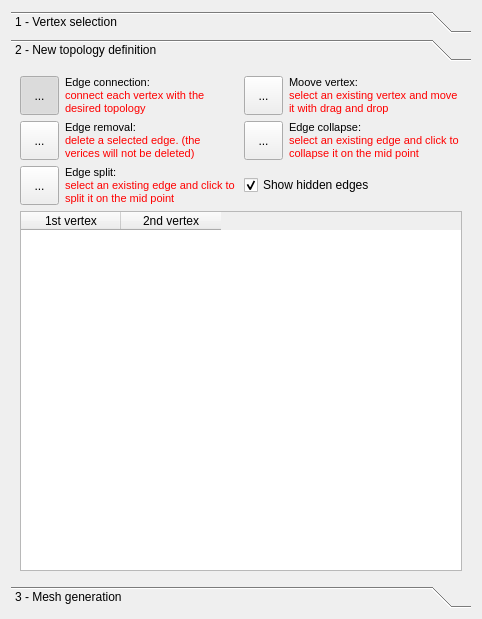
<ui version="4.0" >
 <class>edit_topodialog</class>
 <widget class="QWidget" name="edit_topodialog" >
  <property name="geometry" >
   <rect>
    <x>0</x>
    <y>0</y>
    <width>482</width>
    <height>619</height>
   </rect>
  </property>
  <property name="windowTitle" >
   <string>Form</string>
  </property>
  <layout class="QHBoxLayout" name="horizontalLayout" >
   <item>
    <widget class="QToolBox" name="toolBox" >
     <property name="minimumSize" >
      <size>
       <width>50</width>
       <height>50</height>
      </size>
     </property>
     <property name="font" >
      <font>
       <family>MS Shell Dlg 2</family>
       <pointsize>9</pointsize>
       <weight>50</weight>
       <italic>false</italic>
       <bold>false</bold>
       <underline>false</underline>
       <strikeout>false</strikeout>
      </font>
     </property>
     <property name="currentIndex" >
      <number>1</number>
     </property>
     <widget class="QWidget" name="pageVertexSelect" >
      <property name="geometry" >
       <rect>
        <x>0</x>
        <y>0</y>
        <width>464</width>
        <height>514</height>
       </rect>
      </property>
      <attribute name="label" >
       <string>1 - Vertex selection</string>
      </attribute>
      <layout class="QGridLayout" name="gridLayout_2" >
       <item row="0" column="0" >
        <widget class="QToolButton" name="ButtonSelectVertexFree" >
         <property name="minimumSize" >
          <size>
           <width>39</width>
           <height>39</height>
          </size>
         </property>
         <property name="toolTip" >
          <string>&lt;!DOCTYPE HTML PUBLIC "-//W3C//DTD HTML 4.0//EN" "http://www.w3.org/TR/REC-html40/strict.dtd">
&lt;html>&lt;head>&lt;meta name="qrichtext" content="1" />&lt;style type="text/css">
p, li { white-space: pre-wrap; }
&lt;/style>&lt;/head>&lt;body style=" font-family:'MS Shell Dlg 2'; font-size:9pt; font-weight:400; font-style:normal;">
&lt;p style=" margin-top:0px; margin-bottom:0px; margin-left:0px; margin-right:0px; -qt-block-indent:0; text-indent:0px; font-size:8pt;">Free vertex selection&lt;/p>&lt;/body>&lt;/html></string>
         </property>
         <property name="text" >
          <string>...</string>
         </property>
         <property name="icon" >
          <iconset>
           <normaloff>://images/1-Free_V_Select.png</normaloff>://images/1-Free_V_Select.png</iconset>
         </property>
         <property name="iconSize" >
          <size>
           <width>24</width>
           <height>24</height>
          </size>
         </property>
         <property name="checkable" >
          <bool>true</bool>
         </property>
         <property name="checked" >
          <bool>true</bool>
         </property>
         <property name="autoExclusive" >
          <bool>true</bool>
         </property>
        </widget>
       </item>
       <item row="0" column="1" >
        <widget class="QLabel" name="label_6" >
         <property name="text" >
          <string>&lt;!DOCTYPE HTML PUBLIC "-//W3C//DTD HTML 4.0//EN" "http://www.w3.org/TR/REC-html40/strict.dtd">
&lt;html>&lt;head>&lt;meta name="qrichtext" content="1" />&lt;style type="text/css">
p, li { white-space: pre-wrap; }
&lt;/style>&lt;/head>&lt;body style=" font-family:'MS Shell Dlg 2'; font-size:9pt; font-weight:400; font-style:normal;">
&lt;p style=" margin-top:0px; margin-bottom:0px; margin-left:0px; margin-right:0px; -qt-block-indent:0; text-indent:0px; font-size:8pt;">&lt;span style=" color:#000000;">Free vertex selection:&lt;/span>&lt;/p>
&lt;p style=" margin-top:0px; margin-bottom:0px; margin-left:0px; margin-right:0px; -qt-block-indent:0; text-indent:0px; font-size:8pt; color:#ff0000;">freely select a vertex for the new mesh over the existing one&lt;/p>&lt;/body>&lt;/html></string>
         </property>
         <property name="wordWrap" >
          <bool>true</bool>
         </property>
        </widget>
       </item>
       <item row="0" column="2" >
        <widget class="QToolButton" name="ButtonSelectVertex" >
         <property name="minimumSize" >
          <size>
           <width>39</width>
           <height>39</height>
          </size>
         </property>
         <property name="toolTip" >
          <string>&lt;!DOCTYPE HTML PUBLIC "-//W3C//DTD HTML 4.0//EN" "http://www.w3.org/TR/REC-html40/strict.dtd">
&lt;html>&lt;head>&lt;meta name="qrichtext" content="1" />&lt;style type="text/css">
p, li { white-space: pre-wrap; }
&lt;/style>&lt;/head>&lt;body style=" font-family:'MS Shell Dlg 2'; font-size:9pt; font-weight:400; font-style:normal;">
&lt;p style=" margin-top:0px; margin-bottom:0px; margin-left:0px; margin-right:0px; -qt-block-indent:0; text-indent:0px; font-size:8pt;">Existing verices selection&lt;/p>&lt;/body>&lt;/html></string>
         </property>
         <property name="text" >
          <string>...</string>
         </property>
         <property name="icon" >
          <iconset>
           <normaloff>://images/1-Exist_V_Select.png</normaloff>://images/1-Exist_V_Select.png</iconset>
         </property>
         <property name="iconSize" >
          <size>
           <width>24</width>
           <height>24</height>
          </size>
         </property>
         <property name="checkable" >
          <bool>true</bool>
         </property>
         <property name="checked" >
          <bool>false</bool>
         </property>
         <property name="autoExclusive" >
          <bool>true</bool>
         </property>
        </widget>
       </item>
       <item row="0" column="3" >
        <widget class="QLabel" name="label_11" >
         <property name="text" >
          <string>&lt;!DOCTYPE HTML PUBLIC "-//W3C//DTD HTML 4.0//EN" "http://www.w3.org/TR/REC-html40/strict.dtd">
&lt;html>&lt;head>&lt;meta name="qrichtext" content="1" />&lt;style type="text/css">
p, li { white-space: pre-wrap; }
&lt;/style>&lt;/head>&lt;body style=" font-family:'MS Shell Dlg 2'; font-size:9pt; font-weight:400; font-style:normal;">
&lt;p style=" margin-top:0px; margin-bottom:0px; margin-left:0px; margin-right:0px; -qt-block-indent:0; text-indent:0px; font-size:8pt;">&lt;span style=" color:#000000;">Existing vertex selection: &lt;/span>&lt;/p>
&lt;p style=" margin-top:0px; margin-bottom:0px; margin-left:0px; margin-right:0px; -qt-block-indent:0; text-indent:0px; font-size:8pt; color:#ff0000;">select a vertex from the original mesh vertices&lt;/p>&lt;/body>&lt;/html></string>
         </property>
         <property name="wordWrap" >
          <bool>true</bool>
         </property>
        </widget>
       </item>
       <item row="1" column="0" >
        <widget class="QToolButton" name="ButtonDeSelectVertex" >
         <property name="toolTip" >
          <string>&lt;!DOCTYPE HTML PUBLIC "-//W3C//DTD HTML 4.0//EN" "http://www.w3.org/TR/REC-html40/strict.dtd">
&lt;html>&lt;head>&lt;meta name="qrichtext" content="1" />&lt;style type="text/css">
p, li { white-space: pre-wrap; }
&lt;/style>&lt;/head>&lt;body style=" font-family:'MS Shell Dlg 2'; font-size:9pt; font-weight:400; font-style:normal;">
&lt;p style=" margin-top:0px; margin-bottom:0px; margin-left:0px; margin-right:0px; -qt-block-indent:0; text-indent:0px;">Selected vertices eraser&lt;/p>&lt;/body>&lt;/html></string>
         </property>
         <property name="text" >
          <string>...</string>
         </property>
         <property name="icon" >
          <iconset>
           <normaloff>://images/1-Vertex_remove.png</normaloff>://images/1-Vertex_remove.png</iconset>
         </property>
         <property name="iconSize" >
          <size>
           <width>32</width>
           <height>32</height>
          </size>
         </property>
         <property name="checkable" >
          <bool>true</bool>
         </property>
         <property name="autoExclusive" >
          <bool>true</bool>
         </property>
        </widget>
       </item>
       <item row="1" column="1" >
        <widget class="QLabel" name="label_12" >
         <property name="text" >
          <string>&lt;!DOCTYPE HTML PUBLIC "-//W3C//DTD HTML 4.0//EN" "http://www.w3.org/TR/REC-html40/strict.dtd">
&lt;html>&lt;head>&lt;meta name="qrichtext" content="1" />&lt;style type="text/css">
p, li { white-space: pre-wrap; }
&lt;/style>&lt;/head>&lt;body style=" font-family:'MS Shell Dlg 2'; font-size:9pt; font-weight:400; font-style:normal;">
&lt;p style=" margin-top:0px; margin-bottom:0px; margin-left:0px; margin-right:0px; -qt-block-indent:0; text-indent:0px; font-size:8pt;">&lt;span style=" color:#000000;">Vertex removal: &lt;/span>&lt;/p>
&lt;p style=" margin-top:0px; margin-bottom:0px; margin-left:0px; margin-right:0px; -qt-block-indent:0; text-indent:0px; font-size:8pt; color:#ff0000;">remove the vertex you whant to delete from the new mesh&lt;/p>&lt;/body>&lt;/html></string>
         </property>
         <property name="wordWrap" >
          <bool>true</bool>
         </property>
        </widget>
       </item>
       <item row="2" column="0" colspan="4" >
        <widget class="QTableWidget" name="Vtable" >
         <property name="maximumSize" >
          <size>
           <width>16777215</width>
           <height>16777215</height>
          </size>
         </property>
         <property name="frameShadow" >
          <enum>QFrame::Plain</enum>
         </property>
         <property name="columnCount" >
          <number>4</number>
         </property>
         <column>
          <property name="text" >
           <string>Vertex Name</string>
          </property>
         </column>
         <column>
          <property name="text" >
           <string>x</string>
          </property>
         </column>
         <column>
          <property name="text" >
           <string>y</string>
          </property>
         </column>
         <column>
          <property name="text" >
           <string>z</string>
          </property>
         </column>
        </widget>
       </item>
       <item row="1" column="2" colspan="2" >
        <widget class="QCheckBox" name="checkBox_2" >
         <property name="text" >
          <string>  Show vertex labels</string>
         </property>
         <property name="checked" >
          <bool>true</bool>
         </property>
        </widget>
       </item>
      </layout>
     </widget>
     <widget class="QWidget" name="pageVertexConnect" >
      <property name="geometry" >
       <rect>
        <x>0</x>
        <y>0</y>
        <width>464</width>
        <height>514</height>
       </rect>
      </property>
      <attribute name="label" >
       <string>2 - New topology definition</string>
      </attribute>
      <layout class="QGridLayout" name="gridLayout_3" >
       <item row="0" column="0" >
        <widget class="QToolButton" name="ButtonConnectVertex" >
         <property name="minimumSize" >
          <size>
           <width>39</width>
           <height>39</height>
          </size>
         </property>
         <property name="toolTip" >
          <string>&lt;!DOCTYPE HTML PUBLIC "-//W3C//DTD HTML 4.0//EN" "http://www.w3.org/TR/REC-html40/strict.dtd">
&lt;html>&lt;head>&lt;meta name="qrichtext" content="1" />&lt;style type="text/css">
p, li { white-space: pre-wrap; }
&lt;/style>&lt;/head>&lt;body style=" font-family:'MS Shell Dlg 2'; font-size:9pt; font-weight:400; font-style:normal;">
&lt;p style=" margin-top:0px; margin-bottom:0px; margin-left:0px; margin-right:0px; -qt-block-indent:0; text-indent:0px; font-size:8pt;">Edge creation by vertex connection&lt;/p>&lt;/body>&lt;/html></string>
         </property>
         <property name="text" >
          <string>...</string>
         </property>
         <property name="icon" >
          <iconset>
           <normaloff>://images/2-Edge_Connect.png</normaloff>://images/2-Edge_Connect.png</iconset>
         </property>
         <property name="iconSize" >
          <size>
           <width>24</width>
           <height>24</height>
          </size>
         </property>
         <property name="checkable" >
          <bool>true</bool>
         </property>
         <property name="checked" >
          <bool>true</bool>
         </property>
         <property name="autoExclusive" >
          <bool>true</bool>
         </property>
        </widget>
       </item>
       <item row="0" column="1" >
        <widget class="QLabel" name="label_10" >
         <property name="text" >
          <string>&lt;!DOCTYPE HTML PUBLIC "-//W3C//DTD HTML 4.0//EN" "http://www.w3.org/TR/REC-html40/strict.dtd">
&lt;html>&lt;head>&lt;meta name="qrichtext" content="1" />&lt;style type="text/css">
p, li { white-space: pre-wrap; }
&lt;/style>&lt;/head>&lt;body style=" font-family:'MS Shell Dlg 2'; font-size:9pt; font-weight:400; font-style:normal;">
&lt;p style=" margin-top:0px; margin-bottom:0px; margin-left:0px; margin-right:0px; -qt-block-indent:0; text-indent:0px; font-size:8pt;">&lt;span style=" color:#000000;">Edge connection:&lt;/span>&lt;/p>
&lt;p style=" margin-top:0px; margin-bottom:0px; margin-left:0px; margin-right:0px; -qt-block-indent:0; text-indent:0px; font-size:8pt; color:#ff0000;">connect each vertex with the desired topology&lt;/p>&lt;/body>&lt;/html></string>
         </property>
         <property name="wordWrap" >
          <bool>true</bool>
         </property>
        </widget>
       </item>
       <item row="0" column="2" >
        <widget class="QToolButton" name="ButtonConnectVertex_2" >
         <property name="minimumSize" >
          <size>
           <width>39</width>
           <height>39</height>
          </size>
         </property>
         <property name="toolTip" >
          <string>&lt;!DOCTYPE HTML PUBLIC "-//W3C//DTD HTML 4.0//EN" "http://www.w3.org/TR/REC-html40/strict.dtd">
&lt;html>&lt;head>&lt;meta name="qrichtext" content="1" />&lt;style type="text/css">
p, li { white-space: pre-wrap; }
&lt;/style>&lt;/head>&lt;body style=" font-family:'MS Shell Dlg 2'; font-size:9pt; font-weight:400; font-style:normal;">
&lt;p style=" margin-top:0px; margin-bottom:0px; margin-left:0px; margin-right:0px; -qt-block-indent:0; text-indent:0px; font-size:8pt;">Select a vertex and then edit its position by dragging it over the original mesh&lt;/p>&lt;/body>&lt;/html></string>
         </property>
         <property name="text" >
          <string>...</string>
         </property>
         <property name="icon" >
          <iconset>
           <normaloff>://images/2-Move_Vertex.png</normaloff>://images/2-Move_Vertex.png</iconset>
         </property>
         <property name="iconSize" >
          <size>
           <width>24</width>
           <height>24</height>
          </size>
         </property>
         <property name="checkable" >
          <bool>true</bool>
         </property>
         <property name="checked" >
          <bool>false</bool>
         </property>
         <property name="autoExclusive" >
          <bool>true</bool>
         </property>
        </widget>
       </item>
       <item row="0" column="3" >
        <widget class="QLabel" name="label_14" >
         <property name="text" >
          <string>&lt;!DOCTYPE HTML PUBLIC "-//W3C//DTD HTML 4.0//EN" "http://www.w3.org/TR/REC-html40/strict.dtd">
&lt;html>&lt;head>&lt;meta name="qrichtext" content="1" />&lt;style type="text/css">
p, li { white-space: pre-wrap; }
&lt;/style>&lt;/head>&lt;body style=" font-family:'MS Shell Dlg 2'; font-size:9pt; font-weight:400; font-style:normal;">
&lt;p style=" margin-top:0px; margin-bottom:0px; margin-left:0px; margin-right:0px; -qt-block-indent:0; text-indent:0px; font-size:8pt;">&lt;span style=" color:#000000;">Moove vertex:&lt;/span>&lt;/p>
&lt;p style=" margin-top:0px; margin-bottom:0px; margin-left:0px; margin-right:0px; -qt-block-indent:0; text-indent:0px; font-size:8pt; color:#ff0000;">select an existing vertex and move it with drag and drop&lt;/p>&lt;/body>&lt;/html></string>
         </property>
         <property name="wordWrap" >
          <bool>true</bool>
         </property>
        </widget>
       </item>
       <item row="1" column="0" >
        <widget class="QToolButton" name="ButtonDeConnectVertex" >
         <property name="minimumSize" >
          <size>
           <width>39</width>
           <height>39</height>
          </size>
         </property>
         <property name="toolTip" >
          <string>&lt;!DOCTYPE HTML PUBLIC "-//W3C//DTD HTML 4.0//EN" "http://www.w3.org/TR/REC-html40/strict.dtd">
&lt;html>&lt;head>&lt;meta name="qrichtext" content="1" />&lt;style type="text/css">
p, li { white-space: pre-wrap; }
&lt;/style>&lt;/head>&lt;body style=" font-family:'MS Shell Dlg 2'; font-size:9pt; font-weight:400; font-style:normal;">
&lt;p style=" margin-top:0px; margin-bottom:0px; margin-left:0px; margin-right:0px; -qt-block-indent:0; text-indent:0px;">Connected edge removal&lt;/p>&lt;/body>&lt;/html></string>
         </property>
         <property name="text" >
          <string>...</string>
         </property>
         <property name="icon" >
          <iconset>
           <normaloff>://images/2-Edge_Removal.png</normaloff>://images/2-Edge_Removal.png</iconset>
         </property>
         <property name="iconSize" >
          <size>
           <width>32</width>
           <height>32</height>
          </size>
         </property>
         <property name="checkable" >
          <bool>true</bool>
         </property>
         <property name="autoExclusive" >
          <bool>true</bool>
         </property>
        </widget>
       </item>
       <item row="1" column="1" >
        <widget class="QLabel" name="label_13" >
         <property name="text" >
          <string>&lt;!DOCTYPE HTML PUBLIC "-//W3C//DTD HTML 4.0//EN" "http://www.w3.org/TR/REC-html40/strict.dtd">
&lt;html>&lt;head>&lt;meta name="qrichtext" content="1" />&lt;style type="text/css">
p, li { white-space: pre-wrap; }
&lt;/style>&lt;/head>&lt;body style=" font-family:'MS Shell Dlg 2'; font-size:9pt; font-weight:400; font-style:normal;">
&lt;p style=" margin-top:0px; margin-bottom:0px; margin-left:0px; margin-right:0px; -qt-block-indent:0; text-indent:0px; font-size:8pt;">&lt;span style=" color:#000000;">Edge removal:&lt;/span>&lt;/p>
&lt;p style=" margin-top:0px; margin-bottom:0px; margin-left:0px; margin-right:0px; -qt-block-indent:0; text-indent:0px; font-size:8pt; color:#ff0000;">delete a selected edge. (the verices will not be deleted)&lt;/p>&lt;/body>&lt;/html></string>
         </property>
         <property name="wordWrap" >
          <bool>true</bool>
         </property>
        </widget>
       </item>
       <item row="1" column="2" >
        <widget class="QToolButton" name="ButtonConnectVertex_4" >
         <property name="minimumSize" >
          <size>
           <width>39</width>
           <height>39</height>
          </size>
         </property>
         <property name="toolTip" >
          <string>&lt;!DOCTYPE HTML PUBLIC "-//W3C//DTD HTML 4.0//EN" "http://www.w3.org/TR/REC-html40/strict.dtd">
&lt;html>&lt;head>&lt;meta name="qrichtext" content="1" />&lt;style type="text/css">
p, li { white-space: pre-wrap; }
&lt;/style>&lt;/head>&lt;body style=" font-family:'MS Shell Dlg 2'; font-size:9pt; font-weight:400; font-style:normal;">
&lt;p style=" margin-top:0px; margin-bottom:0px; margin-left:0px; margin-right:0px; -qt-block-indent:0; text-indent:0px; font-size:8pt;">Select a vertex and then edit its position by dragging it over the original mesh&lt;/p>&lt;/body>&lt;/html></string>
         </property>
         <property name="text" >
          <string>...</string>
         </property>
         <property name="icon" >
          <iconset>
           <normaloff>://images/2-Edge_Collapse.png</normaloff>://images/2-Edge_Collapse.png</iconset>
         </property>
         <property name="iconSize" >
          <size>
           <width>24</width>
           <height>24</height>
          </size>
         </property>
         <property name="checkable" >
          <bool>true</bool>
         </property>
         <property name="checked" >
          <bool>false</bool>
         </property>
         <property name="autoExclusive" >
          <bool>true</bool>
         </property>
        </widget>
       </item>
       <item row="1" column="3" >
        <widget class="QLabel" name="label_15" >
         <property name="text" >
          <string>&lt;!DOCTYPE HTML PUBLIC "-//W3C//DTD HTML 4.0//EN" "http://www.w3.org/TR/REC-html40/strict.dtd">
&lt;html>&lt;head>&lt;meta name="qrichtext" content="1" />&lt;style type="text/css">
p, li { white-space: pre-wrap; }
&lt;/style>&lt;/head>&lt;body style=" font-family:'MS Shell Dlg 2'; font-size:9pt; font-weight:400; font-style:normal;">
&lt;p style=" margin-top:0px; margin-bottom:0px; margin-left:0px; margin-right:0px; -qt-block-indent:0; text-indent:0px; font-size:8pt;">&lt;span style=" color:#000000;">Edge collapse:&lt;/span>&lt;/p>
&lt;p style=" margin-top:0px; margin-bottom:0px; margin-left:0px; margin-right:0px; -qt-block-indent:0; text-indent:0px; font-size:8pt; color:#ff0000;">select an existing edge and click to collapse it on the mid point&lt;/p>&lt;/body>&lt;/html></string>
         </property>
         <property name="wordWrap" >
          <bool>true</bool>
         </property>
        </widget>
       </item>
       <item row="2" column="0" >
        <widget class="QToolButton" name="ButtonConnectVertex_5" >
         <property name="minimumSize" >
          <size>
           <width>39</width>
           <height>39</height>
          </size>
         </property>
         <property name="toolTip" >
          <string>&lt;!DOCTYPE HTML PUBLIC "-//W3C//DTD HTML 4.0//EN" "http://www.w3.org/TR/REC-html40/strict.dtd">
&lt;html>&lt;head>&lt;meta name="qrichtext" content="1" />&lt;style type="text/css">
p, li { white-space: pre-wrap; }
&lt;/style>&lt;/head>&lt;body style=" font-family:'MS Shell Dlg 2'; font-size:9pt; font-weight:400; font-style:normal;">
&lt;p style=" margin-top:0px; margin-bottom:0px; margin-left:0px; margin-right:0px; -qt-block-indent:0; text-indent:0px; font-size:8pt;">Select a vertex and then edit its position by dragging it over the original mesh&lt;/p>&lt;/body>&lt;/html></string>
         </property>
         <property name="text" >
          <string>...</string>
         </property>
         <property name="icon" >
          <iconset>
           <normaloff>://images/2-Edge_Split.png</normaloff>://images/2-Edge_Split.png</iconset>
         </property>
         <property name="iconSize" >
          <size>
           <width>24</width>
           <height>24</height>
          </size>
         </property>
         <property name="checkable" >
          <bool>true</bool>
         </property>
         <property name="checked" >
          <bool>false</bool>
         </property>
         <property name="autoExclusive" >
          <bool>true</bool>
         </property>
        </widget>
       </item>
       <item row="2" column="1" >
        <widget class="QLabel" name="label_16" >
         <property name="text" >
          <string>&lt;!DOCTYPE HTML PUBLIC "-//W3C//DTD HTML 4.0//EN" "http://www.w3.org/TR/REC-html40/strict.dtd">
&lt;html>&lt;head>&lt;meta name="qrichtext" content="1" />&lt;style type="text/css">
p, li { white-space: pre-wrap; }
&lt;/style>&lt;/head>&lt;body style=" font-family:'MS Shell Dlg 2'; font-size:9pt; font-weight:400; font-style:normal;">
&lt;p style=" margin-top:0px; margin-bottom:0px; margin-left:0px; margin-right:0px; -qt-block-indent:0; text-indent:0px; font-size:8pt;">&lt;span style=" color:#000000;">Edge split:&lt;/span>&lt;/p>
&lt;p style=" margin-top:0px; margin-bottom:0px; margin-left:0px; margin-right:0px; -qt-block-indent:0; text-indent:0px; font-size:8pt; color:#ff0000;">select an existing edge and click to split it on the mid point&lt;/p>&lt;/body>&lt;/html></string>
         </property>
         <property name="wordWrap" >
          <bool>true</bool>
         </property>
        </widget>
       </item>
       <item row="2" column="2" colspan="2" >
        <widget class="QCheckBox" name="checkBox_3" >
         <property name="text" >
          <string>Show hidden edges</string>
         </property>
         <property name="checked" >
          <bool>true</bool>
         </property>
        </widget>
       </item>
       <item row="3" column="0" colspan="4" >
        <widget class="QTableWidget" name="Etable" >
         <property name="frameShadow" >
          <enum>QFrame::Plain</enum>
         </property>
         <property name="columnCount" >
          <number>2</number>
         </property>
         <column>
          <property name="text" >
           <string>1st vertex</string>
          </property>
         </column>
         <column>
          <property name="text" >
           <string>2nd vertex</string>
          </property>
         </column>
        </widget>
       </item>
      </layout>
     </widget>
     <widget class="QWidget" name="pageFaceSelect" >
      <property name="geometry" >
       <rect>
        <x>0</x>
        <y>0</y>
        <width>464</width>
        <height>514</height>
       </rect>
      </property>
      <attribute name="label" >
       <string>3 - Mesh generation</string>
      </attribute>
      <layout class="QGridLayout" name="gridLayout" >
       <item row="0" column="0" >
        <widget class="QToolButton" name="ButtonConnectVertex_6" >
         <property name="enabled" >
          <bool>false</bool>
         </property>
         <property name="minimumSize" >
          <size>
           <width>39</width>
           <height>39</height>
          </size>
         </property>
         <property name="toolTip" >
          <string>&lt;!DOCTYPE HTML PUBLIC "-//W3C//DTD HTML 4.0//EN" "http://www.w3.org/TR/REC-html40/strict.dtd">
&lt;html>&lt;head>&lt;meta name="qrichtext" content="1" />&lt;style type="text/css">
p, li { white-space: pre-wrap; }
&lt;/style>&lt;/head>&lt;body style=" font-family:'MS Shell Dlg 2'; font-size:9pt; font-weight:400; font-style:normal;">
&lt;p style=" margin-top:0px; margin-bottom:0px; margin-left:0px; margin-right:0px; -qt-block-indent:0; text-indent:0px; font-size:8pt;">Select a vertex and then edit its position by dragging it over the original mesh&lt;/p>&lt;/body>&lt;/html></string>
         </property>
         <property name="text" >
          <string>...</string>
         </property>
         <property name="icon" >
          <iconset>
           <normaloff>://images/3-Face_Select.png</normaloff>://images/3-Face_Select.png</iconset>
         </property>
         <property name="iconSize" >
          <size>
           <width>24</width>
           <height>24</height>
          </size>
         </property>
         <property name="checked" >
          <bool>false</bool>
         </property>
         <property name="autoExclusive" >
          <bool>true</bool>
         </property>
        </widget>
       </item>
       <item row="0" column="1" colspan="4" >
        <widget class="QLabel" name="label_17" >
         <property name="text" >
          <string>&lt;!DOCTYPE HTML PUBLIC "-//W3C//DTD HTML 4.0//EN" "http://www.w3.org/TR/REC-html40/strict.dtd">
&lt;html>&lt;head>&lt;meta name="qrichtext" content="1" />&lt;style type="text/css">
p, li { white-space: pre-wrap; }
&lt;/style>&lt;/head>&lt;body style=" font-family:'MS Shell Dlg 2'; font-size:9pt; font-weight:400; font-style:normal;">
&lt;p style=" margin-top:0px; margin-bottom:0px; margin-left:0px; margin-right:0px; -qt-block-indent:0; text-indent:0px; font-size:8pt;">&lt;span style=" color:#000000;">Faces selection:&lt;/span>&lt;/p>
&lt;p style=" margin-top:0px; margin-bottom:0px; margin-left:0px; margin-right:0px; -qt-block-indent:0; text-indent:0px; font-size:8pt; color:#ff0000;">first of all, click over the new mesh structure to deselect each face you don't want to include on the mesh generation process (the black faces will not be processed).&lt;/p>&lt;/body>&lt;/html></string>
         </property>
         <property name="wordWrap" >
          <bool>true</bool>
         </property>
        </widget>
       </item>
       <item row="1" column="0" colspan="5" >
        <widget class="QLabel" name="label_18" >
         <property name="text" >
          <string>&lt;!DOCTYPE HTML PUBLIC "-//W3C//DTD HTML 4.0//EN" "http://www.w3.org/TR/REC-html40/strict.dtd">
&lt;html>&lt;head>&lt;meta name="qrichtext" content="1" />&lt;style type="text/css">
p, li { white-space: pre-wrap; }
&lt;/style>&lt;/head>&lt;body style=" font-family:'MS Shell Dlg 2'; font-size:9pt; font-weight:400; font-style:normal;">
&lt;p style=" margin-top:0px; margin-bottom:0px; margin-left:0px; margin-right:0px; -qt-block-indent:0; text-indent:0px; font-size:8pt;">&lt;span style=" color:#000000;">Iterations number and mesh generation:&lt;/span>&lt;/p>
&lt;p style=" margin-top:0px; margin-bottom:0px; margin-left:0px; margin-right:0px; -qt-block-indent:0; text-indent:0px; font-size:8pt; color:#ff0000;">now specify the number of iterations and the % of distance for closest point search. &lt;/p>
&lt;p style=" margin-top:0px; margin-bottom:0px; margin-left:0px; margin-right:0px; -qt-block-indent:0; text-indent:0px; font-size:8pt; color:#ff0000;">The first parameter indicates the number of steps performed by the retopology algorithm in order to obtain the highest quality. Zero iterations, for example, will generate a flat mesh exaclty the same as the basic mesh you have selected; while four iterations will generate a more refined model (values higher than 5 may slow down your system). The second parameter indicates the maximum distance for the closest vertex search over the existing mesh (expressed as a % of the originals edge's lenght). Ten percent, for example, will force the algorithm to generate the new model with each vertex far at least the 10% of the original's edge lenght.&lt;/p>&lt;/body>&lt;/html></string>
         </property>
         <property name="wordWrap" >
          <bool>true</bool>
         </property>
        </widget>
       </item>
       <item row="2" column="0" colspan="2" >
        <widget class="QLabel" name="label_19" >
         <property name="text" >
          <string>&lt;!DOCTYPE HTML PUBLIC "-//W3C//DTD HTML 4.0//EN" "http://www.w3.org/TR/REC-html40/strict.dtd">
&lt;html>&lt;head>&lt;meta name="qrichtext" content="1" />&lt;style type="text/css">
p, li { white-space: pre-wrap; }
&lt;/style>&lt;/head>&lt;body style=" font-family:'MS Shell Dlg 2'; font-size:9pt; font-weight:400; font-style:normal;">
&lt;p style=" margin-top:0px; margin-bottom:0px; margin-left:0px; margin-right:0px; -qt-block-indent:0; text-indent:0px; font-size:8pt;">&lt;span style=" font-size:9pt; color:#000000;">Iterations number:&lt;/span>&lt;/p>&lt;/body>&lt;/html></string>
         </property>
        </widget>
       </item>
       <item row="2" column="2" >
        <widget class="QSpinBox" name="TextEditIterations" >
         <property name="maximum" >
          <number>10</number>
         </property>
         <property name="value" >
          <number>4</number>
         </property>
        </widget>
       </item>
       <item row="2" column="3" >
        <widget class="QLabel" name="label" >
         <property name="text" >
          <string>&lt;!DOCTYPE HTML PUBLIC "-//W3C//DTD HTML 4.0//EN" "http://www.w3.org/TR/REC-html40/strict.dtd">
&lt;html>&lt;head>&lt;meta name="qrichtext" content="1" />&lt;style type="text/css">
p, li { white-space: pre-wrap; }
&lt;/style>&lt;/head>&lt;body style=" font-family:'MS Shell Dlg 2'; font-size:9pt; font-weight:400; font-style:normal;">
&lt;p style=" margin-top:0px; margin-bottom:0px; margin-left:0px; margin-right:0px; -qt-block-indent:0; text-indent:0px;">Incremental distance %&lt;/p>&lt;/body>&lt;/html></string>
         </property>
        </widget>
       </item>
       <item row="2" column="4" >
        <widget class="QSpinBox" name="TextEditIterations_2" >
         <property name="minimum" >
          <number>1</number>
         </property>
         <property name="maximum" >
          <number>100</number>
         </property>
         <property name="value" >
          <number>27</number>
         </property>
        </widget>
       </item>
       <item row="3" column="0" colspan="3" >
        <widget class="QCheckBox" name="checkBox" >
         <property name="text" >
          <string>Draw auto-filled vertices</string>
         </property>
         <property name="checked" >
          <bool>true</bool>
         </property>
        </widget>
       </item>
       <item row="3" column="3" colspan="2" >
        <widget class="QPushButton" name="ButtonMeshCreate" >
         <property name="toolTip" >
          <string>&lt;!DOCTYPE HTML PUBLIC "-//W3C//DTD HTML 4.0//EN" "http://www.w3.org/TR/REC-html40/strict.dtd">
&lt;html>&lt;head>&lt;meta name="qrichtext" content="1" />&lt;style type="text/css">
p, li { white-space: pre-wrap; }
&lt;/style>&lt;/head>&lt;body style=" font-family:'MS Shell Dlg 2'; font-size:9pt; font-weight:400; font-style:normal;">
&lt;p style=" margin-top:0px; margin-bottom:0px; margin-left:0px; margin-right:0px; -qt-block-indent:0; text-indent:0px;">Creates the retpologized mesh as a new document layer&lt;/p>&lt;/body>&lt;/html></string>
         </property>
         <property name="text" >
          <string>Create retopology mesh</string>
         </property>
        </widget>
       </item>
       <item row="4" column="0" colspan="5" >
        <widget class="QTableWidget" name="Ftable" >
         <property name="frameShadow" >
          <enum>QFrame::Plain</enum>
         </property>
         <property name="columnCount" >
          <number>3</number>
         </property>
         <column>
          <property name="text" >
           <string>1st vertex</string>
          </property>
         </column>
         <column>
          <property name="text" >
           <string>2nd vertex</string>
          </property>
         </column>
         <column>
          <property name="text" >
           <string>3rd vertex</string>
          </property>
         </column>
        </widget>
       </item>
       <item row="5" column="0" colspan="4" >
        <widget class="QProgressBar" name="progressBar" >
         <property name="minimumSize" >
          <size>
           <width>0</width>
           <height>14</height>
          </size>
         </property>
         <property name="maximumSize" >
          <size>
           <width>16777215</width>
           <height>14</height>
          </size>
         </property>
         <property name="value" >
          <number>0</number>
         </property>
         <property name="textVisible" >
          <bool>false</bool>
         </property>
        </widget>
       </item>
       <item row="5" column="4" >
        <widget class="QLabel" name="labelStatusDesc" >
         <property name="font" >
          <font>
           <family>MS Shell Dlg 2</family>
           <pointsize>9</pointsize>
           <weight>50</weight>
           <italic>false</italic>
           <bold>false</bold>
           <underline>false</underline>
           <strikeout>false</strikeout>
          </font>
         </property>
         <property name="text" >
          <string>&lt;!DOCTYPE HTML PUBLIC "-//W3C//DTD HTML 4.0//EN" "http://www.w3.org/TR/REC-html40/strict.dtd">
&lt;html>&lt;head>&lt;meta name="qrichtext" content="1" />&lt;style type="text/css">
p, li { white-space: pre-wrap; }
&lt;/style>&lt;/head>&lt;body style=" font-family:'MS Shell Dlg 2'; font-size:9pt; font-weight:400; font-style:normal;">
&lt;p style=" margin-top:0px; margin-bottom:0px; margin-left:0px; margin-right:0px; -qt-block-indent:0; text-indent:0px;">&lt;span style=" font-size:8pt;">Ready&lt;/span>&lt;/p>&lt;/body>&lt;/html></string>
         </property>
        </widget>
       </item>
      </layout>
     </widget>
    </widget>
   </item>
  </layout>
 </widget>
 <resources>
  <include location="../../fgt/editpaint/meshlab.qrc" />
  <include location="../editrgbtri/editrgbtri.qrc" />
  <include location="edit_topo.qrc" />
 </resources>
 <connections/>
</ui>
